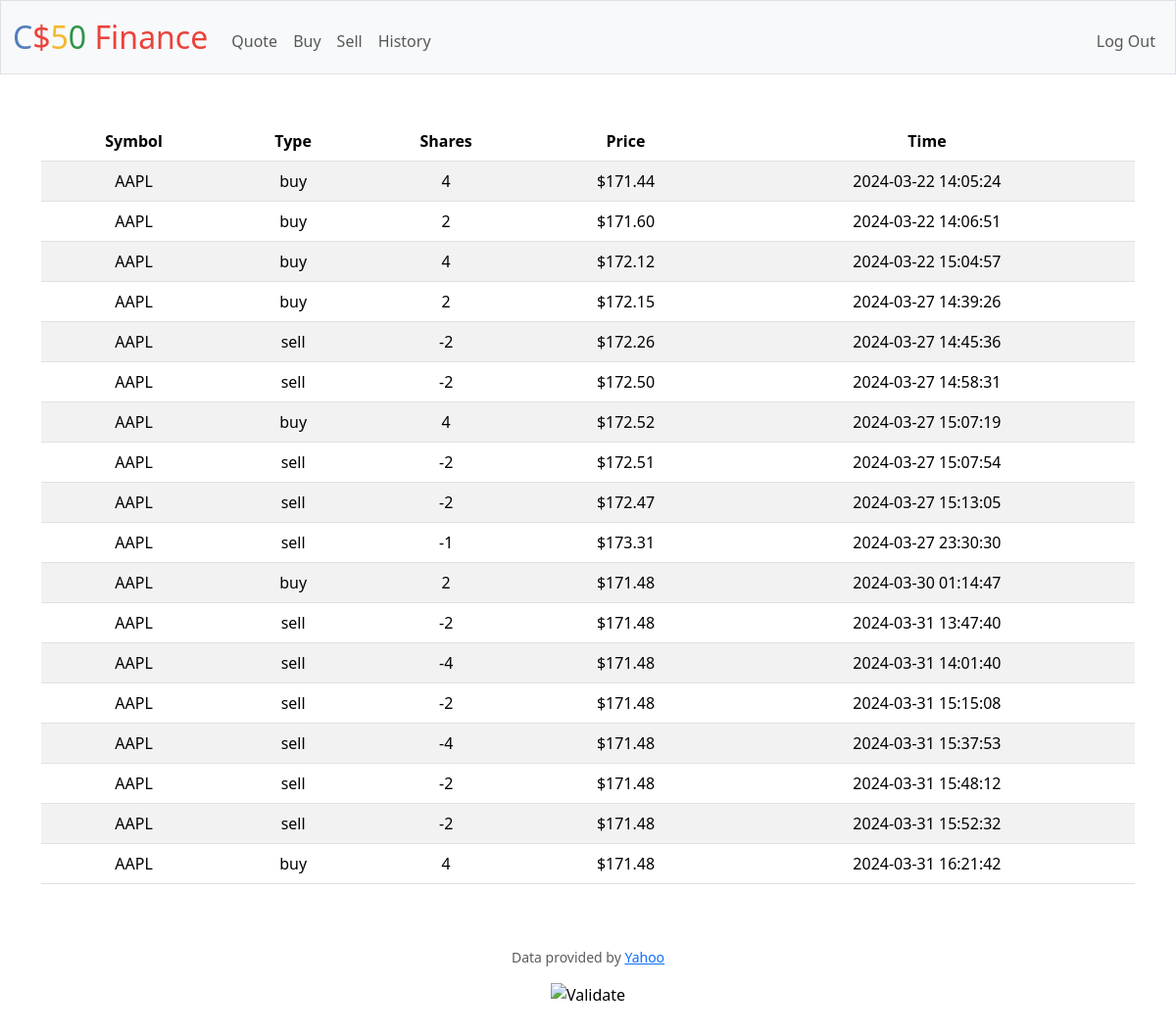
Screenshot of /history (signed in) with the database file from the repository.
### tables this page shows
CREATE TABLE transactions (
 id INTEGER PRIMARY KEY AUTOINCREMENT,
 user_id INTEGER NOT NULL,
 name TEXT NOT NULL,
 shares INTEGER NOT NULL,
 price NUMERIC NOT NULL,
 type TEXT NOT NULL,
 symbol TEXT NOT NULL,
 time TIMESTAMP DEFAULT CURRENT_TIMESTAMP,
 FOREIGN KEY(user_id) REFERENCES users(id)
);

### app.py (the view)
@app.route("/history")
@login_required
def history():
    user_id = session["user_id"]
    transactions = db.execute(
        "SELECT type, symbol, price, shares, time FROM transactions WHERE user_id = ?", user_id)
    return render_template("history.html", transactions=transactions, usd=usd)

### app.py (called while the page is built)
@app.after_request
def after_request(response):
    response.headers["Cache-Control"] = "no-cache, no-store, must-revalidate"
    response.headers["Expires"] = 0
    response.headers["Pragma"] = "no-cache"
    return response

### helpers.py (called while the page is built)
def login_required(f):
    @wraps(f)
    def decorated_function(*args, **kwargs):
        if session.get("user_id") is None:
            return redirect("/login")
        return f(*args, **kwargs)
    return decorated_function

def usd(value):
    return f"${value:,.2f}"

### templates/history.html (shortened to what this page needs)
{% extends "layout.html" %}
{% block main %}
    <table class="table table-striped">
        <thead>
            <tr>
                <th>Symbol</th>
                <th>Type</th>
                <th>Shares</th>
                <th>Price</th>
                <th>Time</th>
            </tr>
        </thead>
        <tbody>
            {% for transaction in transactions %}
            <tr>
                <td>{{ transaction["symbol"].upper() }}</td>
                <td>{{ transaction["type"] }}</td>
                <td>{{ transaction["shares"] }}</td>
                <td>{{ usd(transaction["price"]) }}</td>
                <td>{{ transaction["time"] }}</td>
            </tr>
            {% endfor %}
        </tbody>
    </table>
{% endblock %}

### templates/layout.html (shortened to what this page needs)
<!DOCTYPE html>
<html lang="en">
    <head>
        <link href="https://cdn.jsdelivr.net/npm/bootstrap@5.3.2/dist/css/bootstrap.min.css" rel="stylesheet">
        <link href="/static/styles.css" rel="stylesheet">
    </head>
    <body>
        <nav class="bg-light border navbar navbar-expand-md navbar-light">
            <div class="container-fluid">
                <a class="navbar-brand" href="/"><span class="blue">C</span><span class="red">$</span><span class="yellow">5</span><span class="green">0</span> <span class="red">Finance</span></a>
                <div class="collapse navbar-collapse" id="navbar">
                    {% if session["user_id"] %}
                        <ul class="navbar-nav me-auto mt-2">
                            <li class="nav-item"><a class="nav-link" href="/quote">Quote</a></li>
                            <li class="nav-item"><a class="nav-link" href="/buy">Buy</a></li>
                            <li class="nav-item"><a class="nav-link" href="/sell">Sell</a></li>
                            <li class="nav-item"><a class="nav-link" href="/history">History</a></li>
                        </ul>
                        <ul class="navbar-nav ms-auto mt-2">
                            <li class="nav-item"><a class="nav-link" href="/logout">Log Out</a></li>
                        </ul>
                    {% else %}
                        <ul class="navbar-nav ms-auto mt-2">
                            <li class="nav-item"><a class="nav-link" href="/register">Register</a></li>
                            <li class="nav-item"><a class="nav-link" href="/login">Log In</a></li>
                        </ul>
                    {% endif %}
                </div>
            </div>
        </nav>
        <main class="container py-5 text-center">
            {% block main %}{% endblock %}
        </main>
        <footer class="mb-5">
            <p class="mb-3 small text-center text-muted">
                Data provided by <a href="https://finance.yahoo.com/">Yahoo</a>
            </p>
            <form action="https://validator.w3.org/check" class="text-center" enctype="multipart/form-data" method="post" target="_blank">
                <input alt="Validate" src="/static/I_heart_validator.png" type="image">
            </form>
        </footer>
    </body>
</html>

### static/styles.css (style rules this page uses)
nav .navbar-brand { font-size: xx-large; }
nav .navbar-brand .blue { color: #537fbe; }
nav .navbar-brand .red { color: #ea433b; }
nav .navbar-brand .yellow { color: #f5b82e; }
nav .navbar-brand .green { color: #2e944b; }

### rows the page displays
transactions: price "$171.44"
transactions: price "$171.60"
transactions: price "$172.12"
transactions: price "$172.15"
transactions: price "$172.26"
transactions: price "$172.50"
transactions: price "$172.52"
transactions: price "$172.51"
transactions: price "$172.47"
transactions: price "$173.31"
transactions: price "$171.48"
transactions: price "$171.48"
transactions: price "$171.48"
transactions: price "$171.48"
transactions: price "$171.48"
transactions: price "$171.48"
transactions: price "$171.48"
transactions: price "$171.48"
